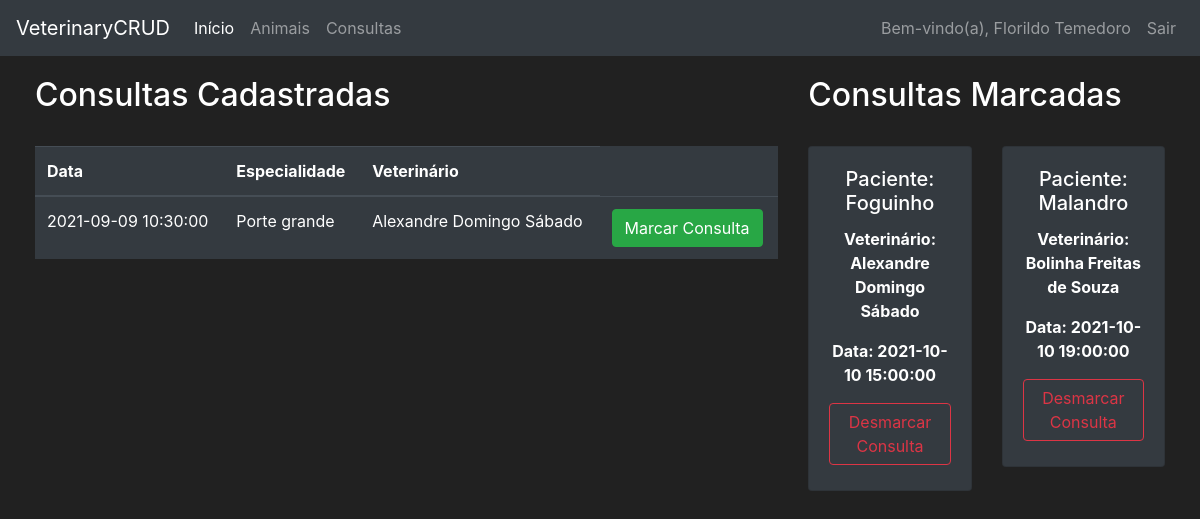
The page /consultations (signed in) on the database its author committed.
### veterinary/models.py (models this page shows, shortened)
class User(db.Model, UserMixin):
    __tablename__ = 'user'
    login = db.Column(db.String(length=10), primary_key=True)
    name = db.Column(db.String(length=50), nullable=False, unique=True)
    cpf = db.Column(db.String(length=11), nullable=False, unique=True)
    password_hash = db.Column(db.String(length=60), nullable=False)
    user_type = db.Column(db.String(length=50), nullable=False)
    __mapper_args__ = {
        'polymorphic_identity':'user',
        'polymorphic_on':user_type
    }
    @property
    def password(self):
        return self.password
    def is_client(self):
        return self.user_type == 'client'
    def is_veterinarian(self):
        return self.user_type == 'veterinarian'

class Consultation(db.Model):
    id = db.Column(db.Integer(), primary_key=True)
    date = db.Column(db.DateTime(), nullable=False)
    veterinarian_login = db.Column(db.String(length=10), db.ForeignKey('user.login'), nullable=False)
    is_scheduled = db.Column(db.Boolean(), nullable=False)
    animal_id = db.Column(db.String(length=10), db.ForeignKey('animal.id'))
    def get_veterinarian(self):
        return Veterinarian.query.filter_by(login=self.veterinarian_login).first()
    def get_animal(self):
        return Animal.query.filter_by(id=self.animal_id).first()

class Veterinarian(User):
    __tablename__ = 'veterinarian'
    login = db.Column(db.String(length=10), db.ForeignKey('user.login'), primary_key=True)
    registration = db.relationship('VeterinarianRegistration', backref='veterinarian', lazy=True,
                                    uselist=False)
    consultations = db.relationship('Consultation', backref='veterinarian', lazy=True)
    expertise = db.Column(db.String(length=20), nullable=False)
    college = db.Column(db.String(length=30), nullable=False)
    salary = db.Column(db.Integer(), nullable=False)
    __mapper_args__ = {
        'polymorphic_identity':'veterinarian'
    }

class Animal(db.Model):
    id = db.Column(db.Integer(), primary_key=True)
    name = db.Column(db.String(length=20), nullable=False)
    age = db.Column(db.Integer(), nullable=False)
    type = db.Column(db.String(length=15), nullable=False)
    race = db.Column(db.String(length=20), nullable=False)
    health = db.Column(db.String(length=30), nullable=False)
    client_login = db.Column(db.String(length=10), db.ForeignKey('user.login'), nullable=False)
    consultations = db.relationship('Consultation', backref='animal', lazy=True)

### veterinary/routes.py (the view, shortened to what this page needs)
@app.route('/consultations', methods=['GET', 'POST'])
@login_required
def consultations_page():
    register_consultation_form = RegisterConsultationForm()
    delete_consultation_form = ConfirmForm()
    schedule_consultation_form = ScheduleConsultationForm()
    unschedule_consultation_form = ConfirmForm()
    if request.method == 'GET':
        if current_user.is_client():
            consultations = Consultation.query.filter_by(is_scheduled=False)
            scheduled_consultations = current_user.get_scheduled_consultations()
        elif current_user.is_veterinarian():
            consultations = Consultation.query.filter_by(veterinarian_login=current_user.login)
            scheduled_consultations = []
        return render_template('consultations.html',
                               consultations=consultations,
                               scheduled_consultations=scheduled_consultations,
                               register_consultation_form=register_consultation_form,
                               schedule_consultation_form=schedule_consultation_form,
                               unschedule_consultation_form=unschedule_consultation_form,
                               delete_consultation_form=delete_consultation_form,
                               User=User, Animal=Animal)

### veterinary/forms.py (called while the page is built)
    def set_animals(self, animals):
        self.animals.choices = []
        for animal in animals:
            self.animals.choices.append((animal.id, animal.name))

### veterinary/models.py (called while the page is built)
@login_manager.user_loader
def load_user(user_login):
    return User.query.get(user_login)

    def get_scheduled_consultations(self):
        scheduled_consultations = []
        animals = Animal.query.filter_by(client_login=self.login)
        for animal in animals:
            consultations = list(Consultation.query.filter_by(animal_id=animal.id))
            if consultations:
                scheduled_consultations += consultations
        return scheduled_consultations

    def has_animals(self):
        return Animal.query.filter_by(client_login=self.login).first() is not None

    def get_animals(self):
        return Animal.query.filter_by(client_login=self.login) if self.has_animals() else None

### veterinary/templates/consultations.html (shortened to what this page needs)
{% extends 'base.html' %}
{% block content %}
<div class="row" style="margin-top:20px; margin-left:20px; margin-right:20px">
    {% if current_user.is_client() %}
    <div class="col-8">
    {% endif %}
        <h2>Consultas Cadastradas</h2>
        <br>
        <table class="table table-hover table-dark">
            <thead>
                <tr>
                    <th scope="col">Data</th>
                    {% if current_user.is_client() %}
                        <th scope="col">Especialidade</th>
                        <th scope="col">Veterinário</th>
                    {% else %}
                        <th scope="col">Marcada</th>
                        <th scope="col">Paciente</th>
                        <th scope="col">Responsável</th>
                    {% endif %}
                </tr>
            </thead>
            <tbody>
            {% for consultation in consultations %}
            <tr>
                <td>{{ consultation.date }}</td>
                {% if current_user.is_client() %}
                    <td>{{ consultation.get_veterinarian().expertise  }}</td>
                    <td>{{ consultation.get_veterinarian().name  }}</td>
                {% endif %}
                <td>
                    {% if current_user.is_client() %}
                        <button class="btn btn-outline btn-success" data-toggle="modal"
                                data-target="#Modal-ScheduleConsultation-{{ consultation.id }}">Marcar Consulta
                        </button>
                    {% else %}
                        <button class="btn btn-outline btn-danger" data-toggle="modal"
                                data-target="#Modal-DeleteConsultation-{{ consultation.id }}">Deletar Consulta
                        </button>
                    {% endif %}
                </td>
            </tr>
            {% endfor %}
            </tbody>
        </table>
    {% if current_user.is_client() %}
    </div>
    <div class="col-4">
        <h2>Consultas Marcadas</h2>
        <br>
        <div class="row">
            {% for consultation in scheduled_consultations %}
                <div class="col-md-6">
                    <div style="margin-bottom: 5px" class="card text-center bg-dark">
                        <div class="card-body">
                            <h5 class="card-title">Paciente:  {{ consultation.get_animal().name }} </h5>
                            <p class="card-text"><strong>
                                Veterinário: {{ consultation.get_veterinarian().name }}
                            </strong></p>
                            <p class="card-text"><strong>
                                Data: {{ consultation.date }}
                            </strong></p>
                            <button type="button" class="btn btn-outline-danger" style="margin-bottom: 5px"
                                    data-toggle="modal" data-target="#Modal-UnscheduleConsultation-{{ consultation.id }}">
                                Desmarcar Consulta
                            </button>
                        </div>
                    </div>
                </div>
            {% endfor %}
        </div>
    </div>
    {% endif %}
</div>
{% endblock %}

### veterinary/templates/base.html (shortened to what this page needs)
<!doctype html>
<html lang="en">
   <head>
      <link rel="stylesheet" href="https://cdn.jsdelivr.net/npm/bootstrap@4.5.3/dist/css/bootstrap.min.css">
   </head>
   <body>
    <nav class="navbar navbar-expand-md navbar-dark bg-dark">
      <a class="navbar-brand" href="#">VeterinaryCRUD</a>
      <div class="collapse navbar-collapse" id="navbarNav">
        <ul class="navbar-nav mr-auto">
            <li class="nav-item active">
                <a class="nav-link" href="{{ url_for('home_page') }}">Início <span class="sr-only">(current)</span></a>
            </li>
            {% if current_user.is_authenticated %}
                <li class="nav-item">
                    <a class="nav-link" href="{{ url_for('animals_page') }}">Animais</a>
                </li>
                <li class="nav-item">
                    <a class="nav-link" href="{{ url_for('consultations_page') }}">Consultas</a>
                </li>
            {% endif %}
        </ul>
        <ul class="navbar-nav">
            {% if current_user.is_authenticated %}
            <li class="nav-item">
                <a class="nav-link">Bem-vindo(a), {{ current_user.name }}</a>
            </li>
            <li class="nav-item">
                <a class="nav-link" href="{{ url_for('logout_page') }}">Sair</a>
            </li>
            {% endif %}
        </ul>
      </div>
    </nav>
      {% block content %}
      {% endblock %}
   </body>
</html>

### veterinary/templates/base.html (style rules this page uses)
body { background-color: #212121; color: white }

### rows shown on the page
User: name "Florildo Temedoro"
Consultation: date "2021-09-09 10:30:00", get_veterinarian "Porte grande", get_veterinarian "Alexandre Domingo Sábado"
Consultation: get_animal "Foguinho", get_veterinarian "Alexandre Domingo Sábado", date "2021-10-10 15:00:00"
Consultation: get_animal "Malandro", get_veterinarian "Bolinha Freitas de Souza", date "2021-10-10 19:00:00"
